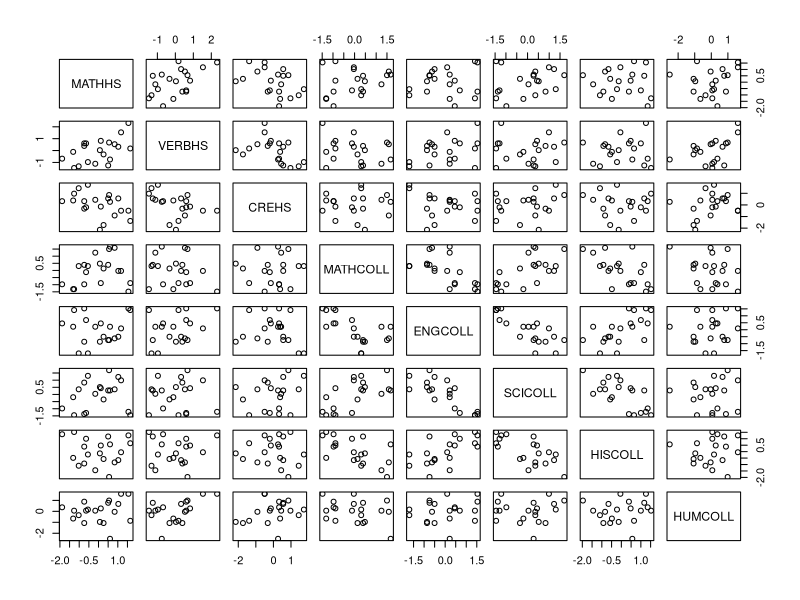
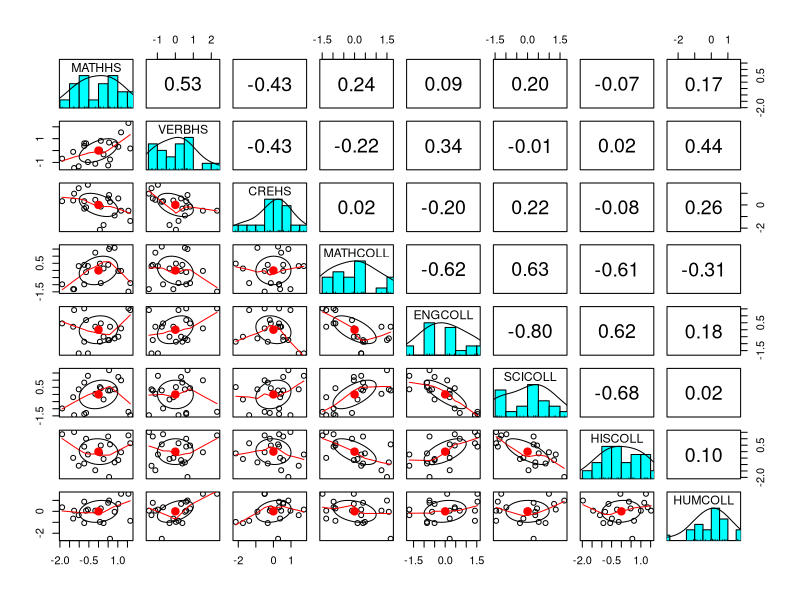

The R script that drew these images, in order: (Note: this script raises an error after producing the figures.)
###load the dataset and prepare data for analysis
test<- read.csv("test.csv", header=T)
test.hs<-test[1:3]
test.gpa<-test[-c(1:3)]
###explore the data
round(cor(test),2)
pairs(scale(test))
library(psych)
pairs.panels(scale(test),pch=21)
### pca
test.pca<- princomp(test,cor=T)
summary(test.pca)
round(test.pca$rotation,3)
screeplot(test.pca,type="lines",col="blue",main="variance of pca")
library(FactoMineR)
test.pca2<-PCA(test)
### factor analysis
library(psych)
corMat<-cor(test)
test.fa<-fa(r=corMat,nfactors=3,rotate="varimax",fm="pa")
#proportion of variation of each variable explained by the three factors
round(test.fa$communality,3)
# overall model fit(percentage of variation explained in our model)
sum(test.fa$communality)/8 # 8 is the number of parameters in our model
